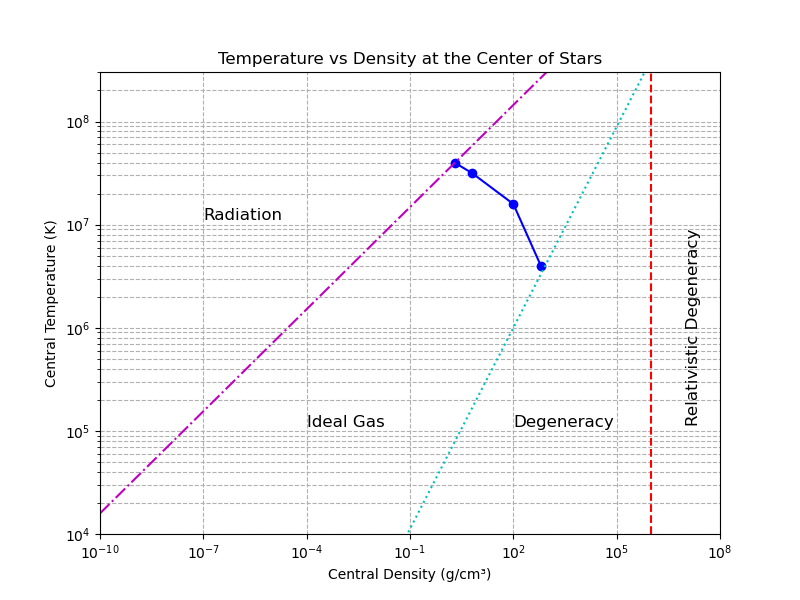

The script that saved this image:
import os

import matplotlib.pyplot as plt
import numpy as np

mass = [50, 10, 1, 0.1]  # in solar masses
log_T_c = [7.6, 7.5, 7.2, 6.6]  # log temperature in K
log_rho_c = [0.3, 0.8, 2.0, 2.8]  # log density in g/cm^3

# Convert to linear scale for better plotting in log-log space
T_c = np.power(10, log_T_c)
rho_c = np.power(10, log_rho_c)

# Degenerate line: rho = 10^6 (for all temperatures)
rho_deg = 1e6
T_vals_extended = np.logspace(4, 8.48, 100)  # Extended range of temperatures to plot

# Constant temperature line: T = 10^8.48 for all densities
T_constant = 10**8.48
rho_vals = np.logspace(-10, 10, 100)  # Range of densities to plot

# Adding the trial and error curve: y = 10^7.5 * rho^0.33
T_trial_error = 10**7.5 * np.power(rho_vals, 0.33)

# Adding the new curve: T = 10^4.7 * rho^0.65
T_new_curve = 10**4.7 * np.power(rho_vals, 0.65)

# Plotting the figure
plt.figure(figsize=(8, 6))

# Plot the user's points
plt.loglog(rho_c, T_c, marker="o", linestyle="-", color="b", label="Mass points")

# Degenerate line: rho = 10^6 extended
plt.loglog(
    [rho_deg] * len(T_vals_extended),
    T_vals_extended,
    linestyle="--",
    color="r",
    label=r"$\rho = 10^6$ g/cm³",
)

# Trial and error line: T = 10^7.5 * rho^0.33
plt.loglog(
    rho_vals,
    T_trial_error,
    linestyle="-.",
    color="m",
    label=r"$T = 10^{7.5} \cdot \rho^{0.33}$",
)

# New curve: T = 10^4.7 * rho^0.65
plt.loglog(
    rho_vals,
    T_new_curve,
    linestyle=":",
    color="c",
    label=r"$T = 10^{4.7} \cdot \rho^{0.65}$",
)

# Setting the axis limits
plt.xlim(1e-10, 1e8)
plt.ylim(1e4, 10**8.48)

# Adding the region labels
plt.text(1e-7, 1.1e7, "Radiation", fontsize=12, color="black")
plt.text(1e-4, 1.1e5, "Ideal Gas", fontsize=12, color="black")
plt.text(1e2, 1.1e5, "Degeneracy", fontsize=12, color="black")
plt.text(
    1e7,
    1e6,
    "Relativistic Degeneracy",
    fontsize=12,
    color="black",
    rotation=90,
    verticalalignment="center",
)

# Labels, title, and legend
plt.xlabel("Central Density (g/cm³)")
plt.ylabel("Central Temperature (K)")
plt.title("Temperature vs Density at the Center of Stars")
plt.grid(True, which="both", ls="--")
# plt.legend()

# Save the plot before showing it
plt.savefig(f"{os.path.dirname(os.path.realpath(__file__))}/question1.png")

# Now show the plot
plt.show()
